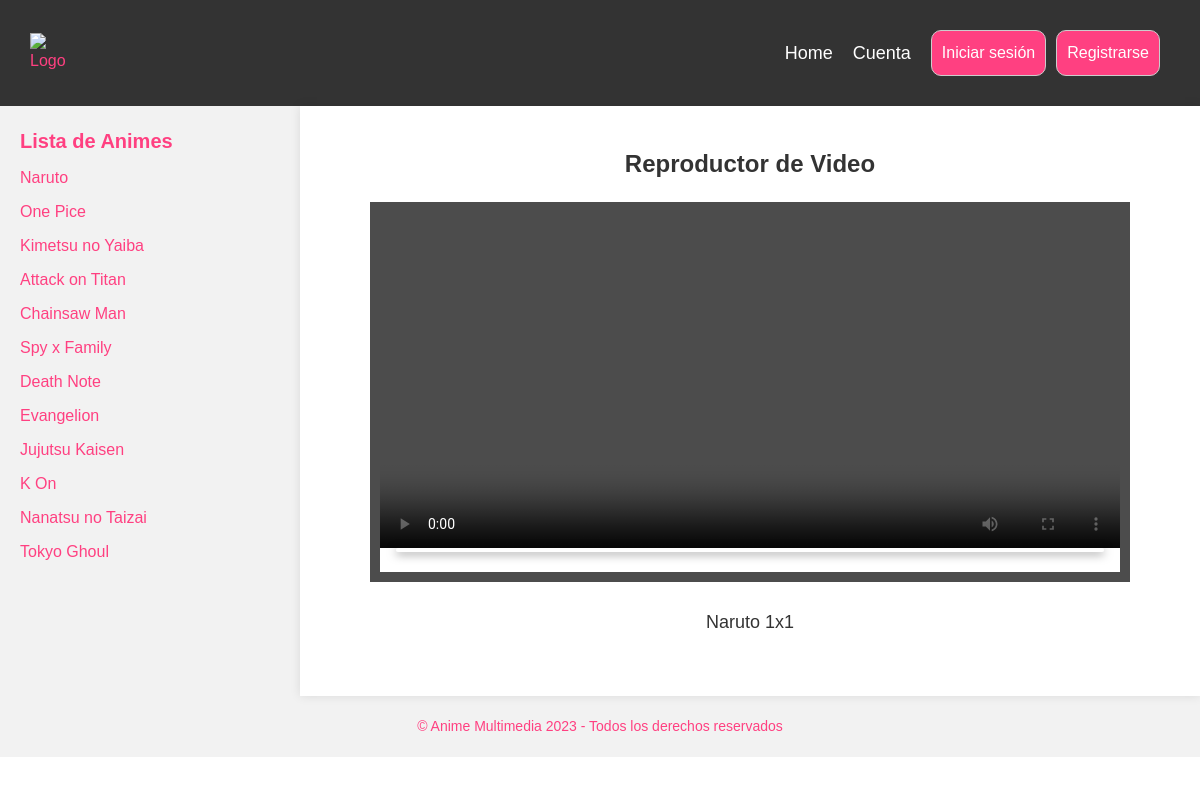
The app's page /reproductor/1/ with its own data.
### webapp/models.py (models this page shows, shortened)
class Animes(models.Model):
    id_anime = models.AutoField(primary_key=True)
    nombre_anime = models.CharField(max_length=100)
    descripcion_anime = models.CharField(max_length=500, default='no.jpg')
    imagen_anime = models.CharField(max_length=50, default='no.jpg')
    portada_anime = models.CharField(max_length=50, default='no.jpg')

class Episodios(models.Model):
    id_episodio = models.AutoField(primary_key=True)
    nombre_episodio = models.CharField(max_length=100)
    temporada = models.IntegerField(default=0)
    ruta_imagen_episodio = models.CharField(max_length=50, default='no.jpg')
    ruta_episodio = models.CharField(max_length=50, default='no.jpg')
    episodio_anime = models.ForeignKey(Animes, on_delete=models.CASCADE, null=True, blank=True)

### webapp/views.py (the view)
# urls.py: path('reproductor/<int:episodio_id>/', views.reproductor, name='reproductor'),
def reproductor(request, episodio_id):
    episodio = get_object_or_404(Episodios, id_episodio=episodio_id)
    return render(request, 'webapp/reproductor.html', {'episodio': episodio})

### webapp/context_processors.py (called while the page is built)
def animes(request):
    return {'animes': Animes.objects.all()}

### webapp/templates/webapp/reproductor.html (shortened to what this page needs)
{% extends 'webapp/base.html' %}
{% load static %}
{% block head %}
<link rel="stylesheet" href="{% static 'css/reproductor.css' %}">
{% endblock %}
{% block content %}
<section class="reproductor">
    <h2>Reproductor de Video</h2>
    <video controls>
        <source src="{% static '' %}{{ episodio.ruta_episodio }}" type="video/mp4">
    </video>
    <p>{{ episodio.nombre_episodio }}</p>
</section>
{% endblock %}

### webapp/templates/webapp/base.html (shortened to what this page needs)
{% load static %}
<!DOCTYPE html>
<html lang="es">
<head>
    <link rel="stylesheet" href="{% static 'css/styles.css' %}">
    {% block head %}
    {% endblock %}
</head>
<body>
<header>
    <nav class="navbar">
        <div class="navbar-container">
            <div class="logo">
                <a href="/"><img src="{% static 'images/Logo.png' %}" alt="Logo"></a>
            </div>
            <ul class="navbar-links" id="navbar-links">
                <li><a href="/" class="nav-link">Home</a></li>
                <li><a href="/cuenta" class="nav-link">Cuenta</a></li>
            </ul>
            <div class="login">
                {% if user.is_authenticated %}
                <p class="nombre_usuario">Bienvenido, {{ user.username }}</p>
                {% else %}
                <a href="/login">Iniciar sesión</a>
                <a href="/register">Registrarse</a>
                {% endif %}
            </div>
        </div>
    </nav>
</header>
<main>
    <div class="container">
        <aside class="sidebar" id="sidebar">
            <h2>Lista de Animes</h2>
            <ul class="sidebar-list">
                {% for anime in animes %}
                <li><a href="{% url 'anime_detail' nombre_anime=anime.nombre_anime %}">{{ anime.nombre_anime }}</a></li>
                {% endfor %}
            </ul>
        </aside>
        <section class="main-content">
            {% block content %}
            {% endblock %}
        </section>
    </div>
</main>
<footer>
    <p>© Anime Multimedia 2023 - Todos los derechos reservados</p>
</footer>
</body>
</html>

### webapp/static/css/styles.css (style rules this page uses)
* { box-sizing: border-box; margin: 0; padding: 0; }
body { font-family: 'Arial', sans-serif; font-size: 16px; line-height: 1.5; color: #333333; background-color: #fff; }
a { color: #ff4081; text-decoration: none; }
ul { list-style: none; }
header { background-color: #333; padding: 20px; box-shadow: 0 0 10px rgba(0, 0, 0, 0.1); }
.navbar { background-color: #333; padding: 10px; position: relative; z-index: 1; }
.navbar-container { display: flex; align-items: center; justify-content: space-between; }
.logo { margin-right: auto; }
.logo img { max-width: 50px; height: auto; }
.navbar-links { display: flex; list-style: none; margin: 0; padding: 0; }
.navbar-links li { margin-left: 20px; }
.navbar-links li:first-child { margin-left: 0; }
.navbar-links a { color: #fff; text-decoration: none; }
.login { margin-left: 20px; }
.login a { display: inline-block; margin-right: 10px; padding: 10px; border: 1px solid #ccc; background-color: #ff4081; color: #fff; transition: background-color 0.3s ease-in-out, transform 0.3s ease-in-out; border-radius: 10px; font-size: 16px; }
.nav-link { font-family: 'Verdana', sans-serif; font-size: 18px; color: #ff4081; transition: color 0.3s ease-in-out; }
.container { display: flex; flex-wrap: wrap; }
.sidebar { flex: 0 0 25%; background-color: #f2f2f2; padding: 20px; display: block; }
.sidebar h2 { font-family: 'Verdana', sans-serif; font-size: 20px; margin-bottom: 10px; color: #ff4081; }
.sidebar-list li { margin-bottom: 10px; }
.main-content { flex: 0 0 75%; padding: 20px; background-color: #fff; box-shadow: 0 0 10px rgba(0, 0, 0, 0.1); }
.main-content p { margin-bottom: 20px; }
footer { background-color: #f2f2f2; padding: 20px; text-align: center; }
footer p { font-family: 'Verdana', sans-serif; font-size: 14px; color: #ff4081; }

### webapp/static/css/reproductor.css (style rules this page uses)
.reproductor { width: 100%; max-width: 800px; margin: 0 auto; text-align: center; padding: 20px; }
.reproductor h2 { font-size: 24px; margin-bottom: 20px; }
.reproductor video { width: 100%; max-height: 500px; margin-bottom: 20px; }
.reproductor p { font-size: 18px; }

### records on screen
Animes: nombre_anime "Naruto"
Animes: nombre_anime "One Pice"
Animes: nombre_anime "Kimetsu no Yaiba"
Animes: nombre_anime "Attack on Titan"
Animes: nombre_anime "Chainsaw Man"
Animes: nombre_anime "Spy x Family"
Animes: nombre_anime "Death Note"
Animes: nombre_anime "Evangelion"
Animes: nombre_anime "Jujutsu Kaisen"
Animes: nombre_anime "K On"
Animes: nombre_anime "Nanatsu no Taizai"
Animes: nombre_anime "Tokyo Ghoul"
Episodios: nombre_episodio "Naruto 1x1"
